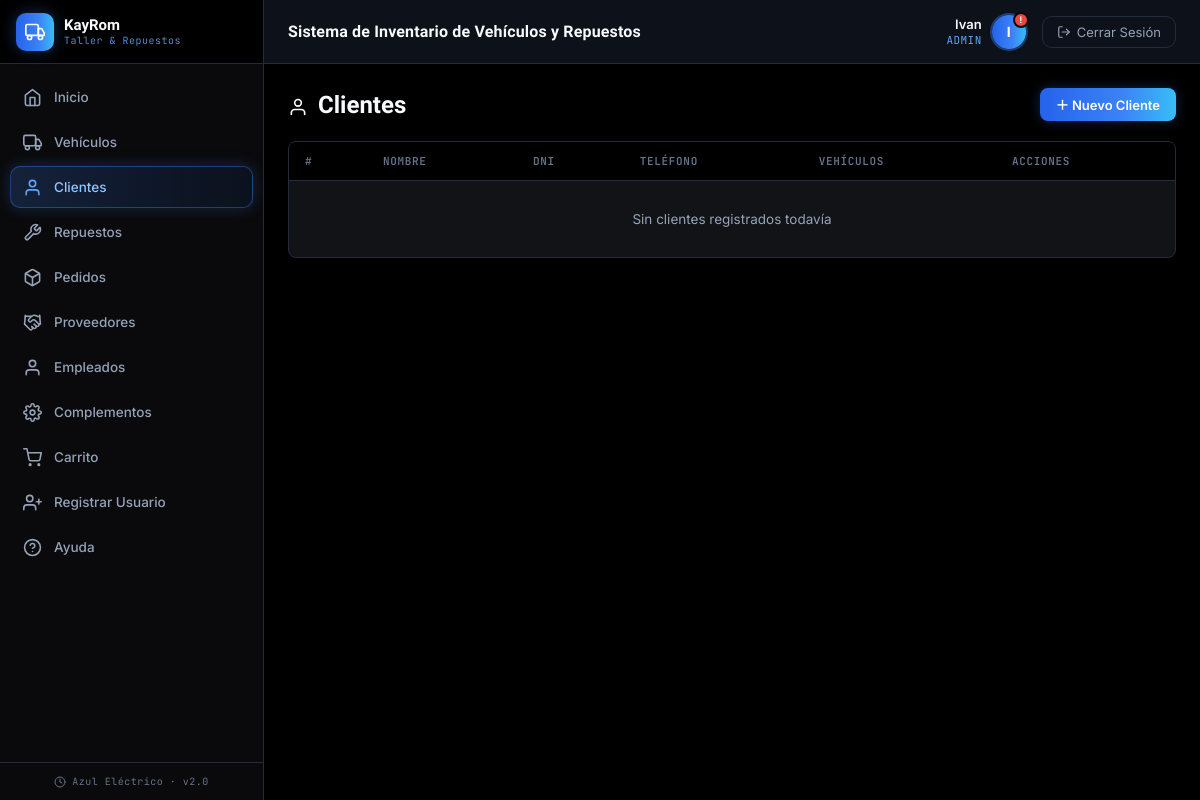
Page /index.php?page=clientes (signed in) on the earlier database version.
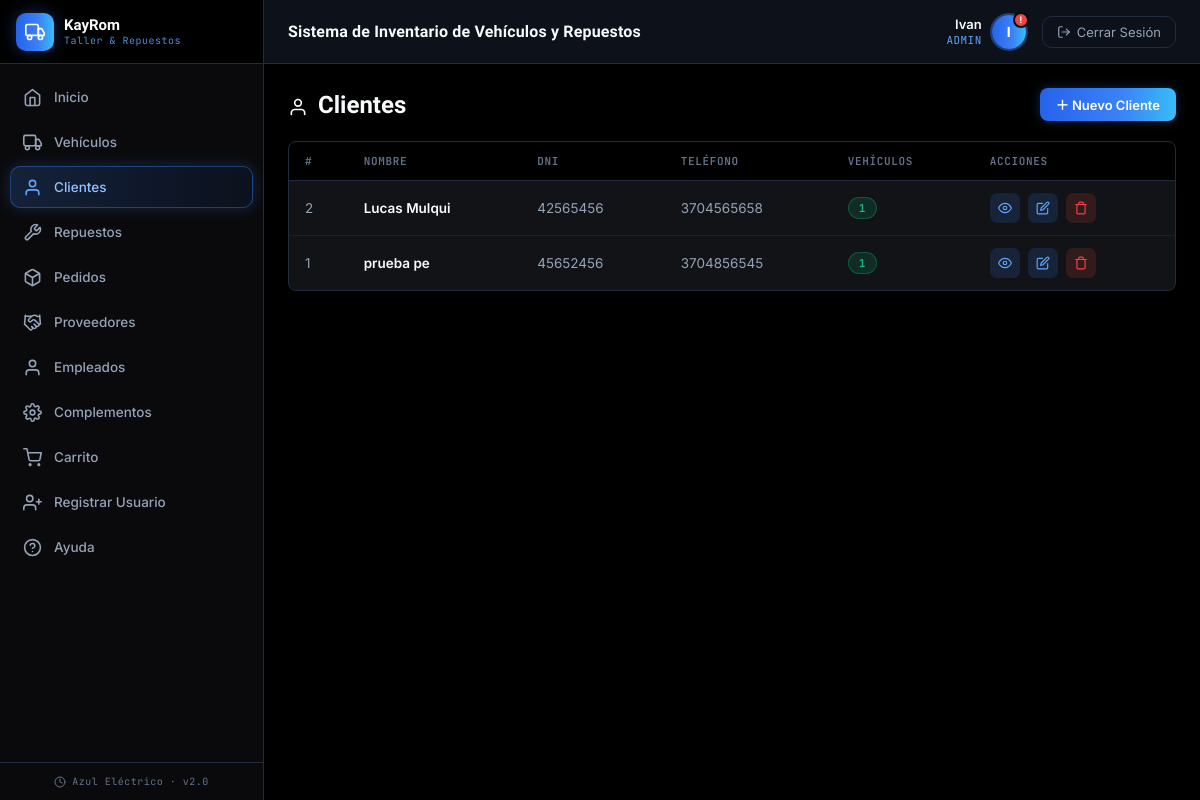
Same page on the later database version.
### tables this page shows
CREATE TABLE `cliente` (
  `id` int NOT NULL AUTO_INCREMENT,
  `nombre` varchar(60) NOT NULL,
  `apellido` varchar(60) NOT NULL,
  `dni` varchar(20) NOT NULL,
  `telefono` varchar(30) DEFAULT NULL,
  PRIMARY KEY (`id`),
  UNIQUE KEY `uq_cliente_dni` (`dni`)
);

### backend/clientes/controllers/ClienteController.php (called while the page is built, shortened)
<?php
class ClienteController {
    private $model;
    public function __construct() {
        $this->model = new ClienteModel();
    }
    public function index() {
        $data = [
            'clientes'   => $this->model->getAll(),
            'activePage' => 'clientes'
        ];
        require_once 'backend/clientes/views/clientes.php';
    }
}

### config/base_datos.php (called while the page is built, shortened)
<?php
class Database {
    private static $instance = null;
    public $conexion;
    private function __construct() {
        $this->conexion = new mysqli("localhost", "root", "Migue123456", "soft_kayrom");
        $this->conexion->set_charset("utf8");
    }
    public static function getInstance() {
        if (self::$instance === null) {
            self::$instance = new Database();
        }
        return self::$instance;
    }
    public function getConexion() {
        return $this->conexion;
    }
}

### backend/clientes/models/ClienteModel.php (called while the page is built, shortened)
<?php
class ClienteModel {
    private $db;
    public function __construct() {
        $this->db = Database::getInstance()->getConexion();
    }
    public function getAll() {
        $sql = "SELECT c.*, COUNT(v.id) AS cantidad_vehiculos
                FROM cliente c
                LEFT JOIN vehiculo v ON v.cliente_id = c.id
                GROUP BY c.id
                ORDER BY c.apellido ASC, c.nombre ASC";
        $result = $this->db->query($sql);
        return $result ? $result->fetch_all(MYSQLI_ASSOC) : [];
    }
}

### backend/clientes/views/clientes.php (the view, shortened to what the changed rows need)
<?php require_once 'compartidoCREO/views/encabezado.php'; ?>
<div class="page-header">
    <h1><svg width="20" height="20" viewBox="0 0 24 24" fill="none" stroke="currentColor" stroke-width="2" stroke-linecap="round" stroke-linejoin="round" style="vertical-align:-4px;margin-right:4px;"><path d="M20 21v-2a4 4 0 0 0-4-4H8a4 4 0 0 0-4 4v2"/><circle cx="12" cy="7" r="4"/></svg> Clientes</h1>
</div>
<div class="panel">
    <div class="panel-body">
        <table>
            <thead><tr><th>#</th><th>Nombre</th><th>DNI</th><th>Teléfono</th><th>Vehículos</th><th>Acciones</th></tr></thead>
            <tbody>
            <?php if (empty($data['clientes'])): ?>
                <tr><td colspan="6" style="text-align:center;color:var(--text-muted);padding:30px;">Sin clientes registrados todavía</td></tr>
            <?php else: foreach ($data['clientes'] as $c): ?>
                <tr>
                    <td style="color:var(--text-muted);"><?= $c['id'] ?></td>
                    <td>
                        <a href="index.php?page=clientes&action=verFicha&id=<?= $c['id'] ?>" style="color:var(--text-primary);text-decoration:none;font-weight:600;">
                            <?= htmlspecialchars($c['nombre'] . ' ' . $c['apellido']) ?>
                        </a>
                    </td>
                    <td style="color:var(--text-muted);"><?= htmlspecialchars($c['dni']) ?></td>
                    <td style="color:var(--text-muted);"><?= htmlspecialchars($c['telefono'] ?: '—') ?></td>
                    <td><span class="badge-status disponible"><?= $c['cantidad_vehiculos'] ?></span></td>
                    <td>
                        <div class="action-icons">
                            <a href="index.php?page=clientes&action=verFicha&id=<?= $c['id'] ?>" class="action-edit" title="Ver ficha">
                                <svg width="14" height="14" viewBox="0 0 24 24" fill="none" stroke="currentColor" stroke-width="2" stroke-linecap="round" stroke-linejoin="round"><path d="M1 12s4-8 11-8 11 8 11 8-4 8-11 8-11-8-11-8z"/><circle cx="12" cy="12" r="3"/></svg>
                            </a>
                            <a href="#" class="action-edit" title="Editar"
                               onclick="return abrirCliente({
                                    id: <?= $c['id'] ?>,
                                    nombre: <?= htmlspecialchars(json_encode($c['nombre']), ENT_QUOTES, 'UTF-8') ?>,
                                    apellido: <?= htmlspecialchars(json_encode($c['apellido']), ENT_QUOTES, 'UTF-8') ?>,
                                    dni: <?= htmlspecialchars(json_encode($c['dni']), ENT_QUOTES, 'UTF-8') ?>,
                                    telefono: <?= htmlspecialchars(json_encode($c['telefono']), ENT_QUOTES, 'UTF-8') ?>
                               })">
                                <svg width="14" height="14" viewBox="0 0 24 24" fill="none" stroke="currentColor" stroke-width="2" stroke-linecap="round" stroke-linejoin="round"><path d="M11 4H4a2 2 0 0 0-2 2v14a2 2 0 0 0 2 2h14a2 2 0 0 0 2-2v-7"/><path d="M18.5 2.5a2.121 2.121 0 0 1 3 3L12 15l-4 1 1-4 9.5-9.5z"/></svg>
                            </a>
                            <a href="index.php?page=clientes&action=delete&id=<?= $c['id'] ?>" class="action-delete" title="Eliminar"
                               onclick="return confirmarAccion(this.href, '¿Eliminar este cliente?')">
                                <svg width="14" height="14" viewBox="0 0 24 24" fill="none" stroke="currentColor" stroke-width="2" stroke-linecap="round" stroke-linejoin="round"><polyline points="3 6 5 6 21 6"/><path d="M19 6v14a2 2 0 0 1-2 2H7a2 2 0 0 1-2-2V6m3 0V4a2 2 0 0 1 2-2h4a2 2 0 0 1 2 2v2"/></svg>
                            </a>
                        </div>
                    </td>
                </tr>
            <?php endforeach; endif; ?>
            </tbody>
        </table>
    </div>
</div>
<?php require_once 'compartidoCREO/views/pie_pagina.php'; ?>

Differences in the rows shown:
added cliente: id "2", nombre+apellido "Lucas Mulqui", dni "42565456", telefono "3704565658", cantidad_vehiculos "1"
added cliente: id "1", nombre+apellido "prueba pe", dni "45652456", telefono "3704856545", cantidad_vehiculos "1"
Other differences:
text no longer shown: "Sin clientes registrados todavía"
